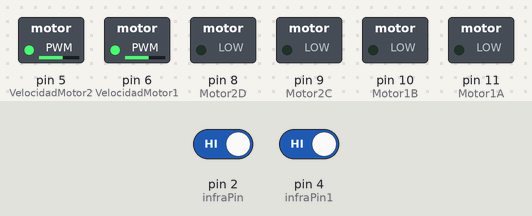
Bench run of a sketch on a simulated Arduino Uno, built with avr-gcc and run on an emulated ATmega328P. Shown: switched loads named in the sketch (green lamp = pin HIGH). Dashed ring = blinking. The inputs (shaded band) are chosen by the test bench; at power-on: pin 2 (infraPin) HIGH, pin 4 (infraPin1) HIGH. What the sketch prints to the serial monitor is not drawn.

Above: at 2.2 s.
2.3 s: pin 2 (infraPin) driven LOW
At 3.4 s:
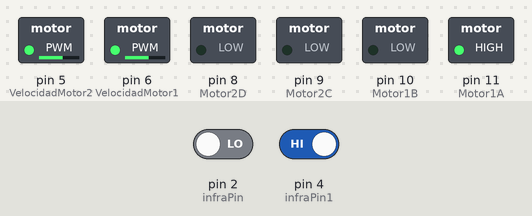
5.3 s: pin 4 (infraPin1) driven LOW
At 6.5 s:
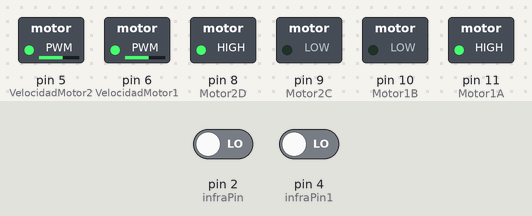
6.8 s: pin 2 (infraPin) driven HIGH
At 8.0 s:
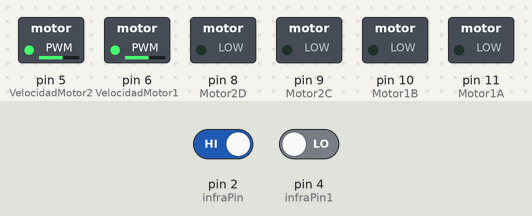
8.3 s: pin 2 (infraPin) driven LOW
At 9.1 s:
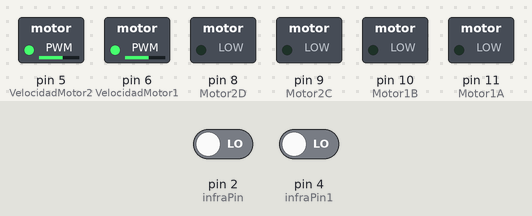
11.3 s: pin 4 (infraPin1) driven HIGH
At 11.8 s:
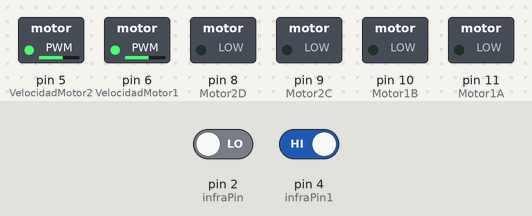
14.3 s: pin 2 (infraPin) driven HIGH and pin 4 (infraPin1) driven LOW
At 15.1 s:
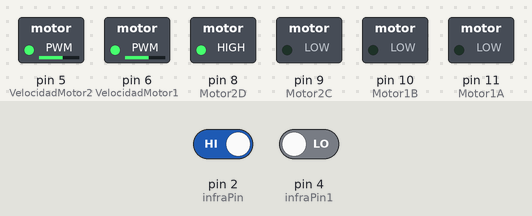
Timing chart, 0 to 64.8 s (numbered marks = the images above; inputs shaded):
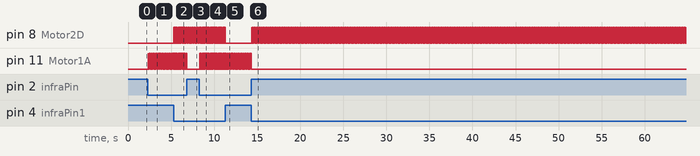

Measured:
- after the input at 2.3 s, pin 11 (Motor1A): alternates HIGH for 0.02 s and LOW for 0.03 s, starting after 0.06 s
- after the input at 5.3 s, pin 8 (Motor2D): alternates HIGH for 0.02 s and LOW for 0.02 s, starting at once
- after the input at 6.8 s, pin 11 (Motor1A): stops changing and stays LOW
- after the input at 8.3 s, pin 11 (Motor1A): alternates HIGH for 0.02 s and LOW for 0.02 s, starting at once
- after the input at 11.3 s, pin 8 (Motor2D): goes on until 11.3 s, then stays LOW
- after the input at 14.3 s, pin 8 (Motor2D): alternates HIGH for 0.02 s and LOW for 0.03 s, starting after 0.06 s; pin 11 (Motor1A): goes on until 14.3 s, then stays LOW

The sketch:

seguidor_linea.ino
```cpp
// Definición pines EnA y EnB para el control de la velocidad
int VelocidadMotor1 = 6;
int VelocidadMotor2 = 5;

// Definición de los pines de control de giro de los motores In1, In2, In3 e In4
int Motor1A = 11;
int Motor1B = 10;
int Motor2C = 9;
int Motor2D = 8;

// Sensores infrarrojo - izquierdo y derecho
int infraPin  = 2;
int infraPin1 = 4;

// Variables para la captura de los valores: 0 - fondo claro y 1 - línea negra
int valorInfra = 0;
int valorInfra1 = 0;

// Configuración inicial
void setup() {
  Serial.begin(9600);

  delay(1000);

  // Establecemos modo de los pines de los sensores infrarrojo
  pinMode(infraPin, INPUT);
  pinMode(infraPin1, INPUT);

  // Establecemos modo de los pines del control de motores
  pinMode(Motor1A,OUTPUT);
  pinMode(Motor1B,OUTPUT);
  pinMode(Motor2C,OUTPUT);
  pinMode(Motor2D,OUTPUT);
  pinMode(VelocidadMotor1, OUTPUT);
  pinMode(VelocidadMotor2, OUTPUT);

  // Configuramos los dos motores a velocidad 150/255
  analogWrite(VelocidadMotor1, 150);
  analogWrite(VelocidadMotor2, 150);

  // Configuramos sentido de giro
  digitalWrite(Motor1A, LOW);
  digitalWrite(Motor1B, LOW);
  digitalWrite(Motor2C, LOW);
  digitalWrite(Motor2D, LOW);
}

// Ejecución contínua
void loop() {
  // Leemos el valor de los infrarrojo: 0 - fondo claro y 1 - línea negra
  valorInfra = digitalRead(infraPin);
  valorInfra1 = digitalRead(infraPin1);

  Serial.println(valorInfra);
  Serial.println(valorInfra1);

  // Cuatro escenarios: De frente
  if(valorInfra == 0 && valorInfra1 == 0){
    Serial.println("Ninguno en linea");

    // Modificamos sentido de giro de los motores
    digitalWrite(Motor1A, HIGH);
    digitalWrite(Motor2D, HIGH);
    delay(20);
    digitalWrite(Motor1A, LOW);
    digitalWrite(Motor2D,LOW);
    delay(20);
  }

  // El robot encuentra línea negra con el infrarrojo derecho y hay que corregir girando a la derecha
  if(valorInfra == 0 && valorInfra1 == 1){
    Serial.println("Derecho en linea");

    // Modificamos sentido de giro de los motores
    digitalWrite(Motor1A, LOW);
    digitalWrite(Motor2D,LOW);
    delay(25);
    digitalWrite(Motor1A, HIGH);
    digitalWrite(Motor2D,LOW);
    delay(20);
  }

  // El robot encuentra línea negra con el infrarrojo izquierdo y hay que corregir girando a la izquierda
  if(valorInfra == 1 && valorInfra1 == 0){
    Serial.println("Izquierdo en linea");

    // Modificamos sentido de giro de los motores
    digitalWrite(Motor1A,LOW);
    digitalWrite(Motor2D, LOW);
    delay(25);
    digitalWrite(Motor1A,LOW);
    digitalWrite(Motor2D, HIGH);
    delay(20);
  }

  // Los dos sensores infrarrojos encuentran una línea negra, el final del circuito
  if(valorInfra == 1 && valorInfra1 == 1){
    Serial.println("Ambos en linea");

    // Paramos los motores
    digitalWrite(Motor1A, LOW);
    digitalWrite(Motor1B, LOW);
    digitalWrite(Motor2C, LOW);
    digitalWrite(Motor2D, LOW);
  }
}
```
